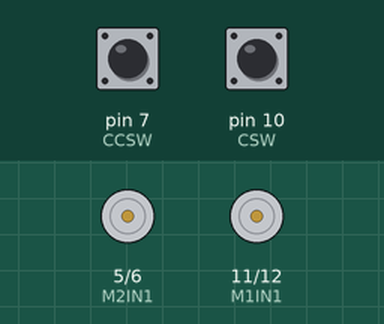
Recording of a sketch running on a simulated Arduino Uno, built with avr-gcc and run on an emulated ATmega328P. Parts: motor-driver pin pairs drawn as motors (green arrow = first pin HIGH = forward, orange = second pin HIGH = backward, longer = more drive). The inputs (shaded band) are chosen by the test bench; at power-on: pin 7 (CCSW) HIGH, pin 10 (CSW) HIGH.

Above: at 1.2 s.
1.3 s: pin 7 (CCSW) pulled LOW for 0.15 s
At 1.37 s:
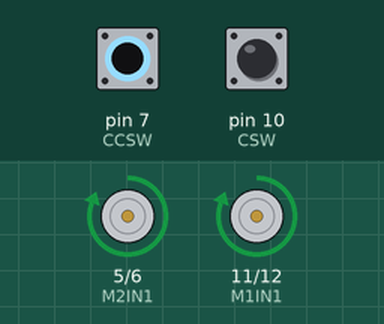
2.9 s: pin 10 (CSW) pulled LOW for 0.15 s
At 2.97 s:
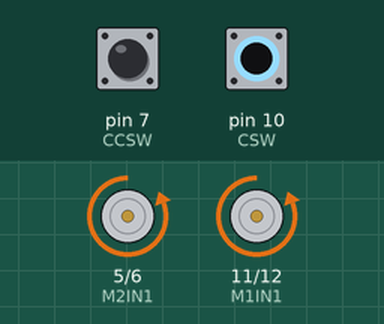
4.5 s: pin 10 (CSW) pulled LOW for 3.2 s
At 8.6 s:
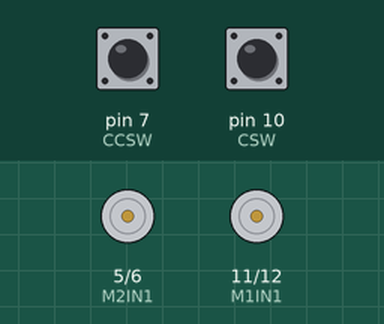
9.2 s: pin 7 (CCSW) pulled LOW for 3.2 s
At 9.7 s:
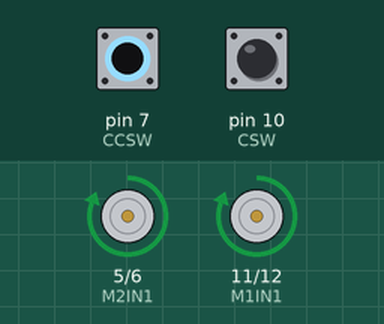
Timing chart, 0 to 13.9 s (numbered marks = the images above; inputs shaded):
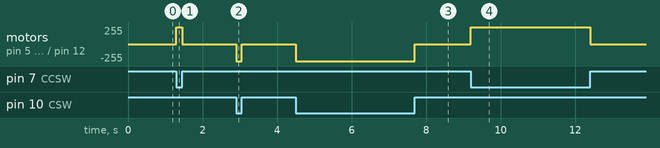

The sketch:

dc_motor.ino
```cpp
int M1IN1=11; // motor 1 input 1 from the H-bridge "L298D")
int M1IN2=12; // motor 1 input 2 from (H-bridge "L298D")
int M2IN1=5;  //  motor 2 input 1 from the H-bridge "L298D")
int M2IN2=6; //  motor 2 input 2 from the H-bridge "L298D")
int CSW=10; // rotate both motors clockwise
int CCSW=7; // rotate both motors counterclockwise
int SWIN1;
int SWIN2;
void setup (){
  // Assigning Motor 1 pins as outputs.
pinMode(M1IN1,OUTPUT);
pinMode(M1IN2,OUTPUT);
  // Assigning Motor 1 pins as outputs.
pinMode(M2IN1,OUTPUT);
pinMode(M2IN2,OUTPUT);
  // Assigning both switches pins as pull up inputs.
pinMode(CSW,INPUT_PULLUP);
pinMode(CCSW,INPUT_PULLUP);
}


void loop (){
  SWIN1=digitalRead(CSW); // reads the input of the clockwise switch.
  SWIN2=digitalRead(CCSW); //reads the input of the counterclockwise switch.
  if (SWIN1==0){
   digitalWrite(M1IN1,0);
   digitalWrite(M1IN2,1);
   digitalWrite(M2IN1,0);
   digitalWrite(M2IN2,1); } // When switch 1 is pressed both motors will circulate clockwise.


  else if (SWIN2==0){
   digitalWrite(M1IN1,1);
   digitalWrite(M1IN2,0);
   digitalWrite(M2IN1,1);
   digitalWrite(M2IN2,0); } // When switch 2 is pressed both motors will circulate counter clockwise.

  else {
   digitalWrite(M1IN1,0);
   digitalWrite(M1IN2,0);
   digitalWrite(M2IN1,0);
   digitalWrite(M2IN2,0); } // if non of the switches were pressed the motors will not move.

  }
```

Measured:
- after the input at 1.3 s, motor on pin 5 (M2IN1) / pin 6 (M2IN2), motor on pin 11 (M1IN1) / pin 12 (M1IN2): stopped → forward 255/255 at once, → stopped 0.15 s later
- after the input at 2.9 s, motor on pin 5 (M2IN1) / pin 6 (M2IN2), motor on pin 11 (M1IN1) / pin 12 (M1IN2): stopped → backward 255/255 at once, → stopped 0.15 s later
- after the input at 4.5 s, motor on pin 5 (M2IN1) / pin 6 (M2IN2), motor on pin 11 (M1IN1) / pin 12 (M1IN2): stopped → backward 255/255 at once, → stopped 3.2 s later
- after the input at 9.2 s, motor on pin 5 (M2IN1) / pin 6 (M2IN2), motor on pin 11 (M1IN1) / pin 12 (M1IN2): stopped → forward 255/255 at once, → stopped 3.2 s later
